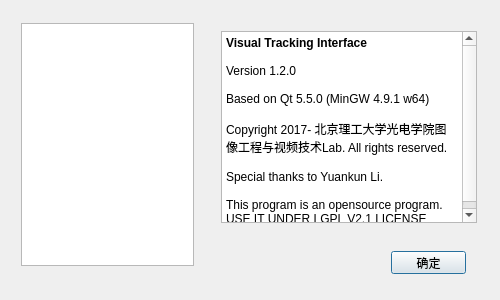
<?xml version="1.0" encoding="UTF-8"?>
<ui version="4.0">
 <class>AboutDialog</class>
 <widget class="QDialog" name="AboutDialog">
  <property name="geometry">
   <rect>
    <x>0</x>
    <y>0</y>
    <width>500</width>
    <height>300</height>
   </rect>
  </property>
  <property name="sizePolicy">
   <sizepolicy hsizetype="Fixed" vsizetype="Fixed">
    <horstretch>0</horstretch>
    <verstretch>0</verstretch>
   </sizepolicy>
  </property>
  <property name="minimumSize">
   <size>
    <width>500</width>
    <height>300</height>
   </size>
  </property>
  <property name="maximumSize">
   <size>
    <width>500</width>
    <height>300</height>
   </size>
  </property>
  <property name="windowTitle">
   <string>关于目标跟踪调研系统</string>
  </property>
  <property name="autoFillBackground">
   <bool>true</bool>
  </property>
  <layout class="QGridLayout" name="gridLayout_2">
   <item row="0" column="0">
    <widget class="QWidget" name="widget" native="true">
     <property name="autoFillBackground">
      <bool>true</bool>
     </property>
     <widget class="QPushButton" name="pushButton">
      <property name="geometry">
       <rect>
        <x>380</x>
        <y>240</y>
        <width>75</width>
        <height>23</height>
       </rect>
      </property>
      <property name="text">
       <string>确定</string>
      </property>
     </widget>
     <widget class="QTextEdit" name="textEdit">
      <property name="geometry">
       <rect>
        <x>210</x>
        <y>20</y>
        <width>256</width>
        <height>192</height>
       </rect>
      </property>
      <property name="documentTitle">
       <string>hello</string>
      </property>
      <property name="readOnly">
       <bool>true</bool>
      </property>
      <property name="html">
       <string>&lt;!DOCTYPE HTML PUBLIC &quot;-//W3C//DTD HTML 4.0//EN&quot; &quot;http://www.w3.org/TR/REC-html40/strict.dtd&quot;&gt;
&lt;html&gt;&lt;head&gt;&lt;meta name=&quot;qrichtext&quot; content=&quot;1&quot; /&gt;&lt;title&gt;hello&lt;/title&gt;&lt;style type=&quot;text/css&quot;&gt;
p, li { white-space: pre-wrap; }
&lt;/style&gt;&lt;/head&gt;&lt;body style=&quot; font-family:'SimSun'; font-size:9pt; font-weight:400; font-style:normal;&quot;&gt;
&lt;p style=&quot; margin-top:0px; margin-bottom:0px; margin-left:0px; margin-right:0px; -qt-block-indent:0; text-indent:0px;&quot;&gt;&lt;span style=&quot; font-weight:600;&quot;&gt;Visual Tracking Interface &lt;/span&gt;&lt;/p&gt;
&lt;p style=&quot;-qt-paragraph-type:empty; margin-top:0px; margin-bottom:0px; margin-left:0px; margin-right:0px; -qt-block-indent:0; text-indent:0px; font-weight:600;&quot;&gt;&lt;br /&gt;&lt;/p&gt;
&lt;p style=&quot; margin-top:0px; margin-bottom:0px; margin-left:0px; margin-right:0px; -qt-block-indent:0; text-indent:0px;&quot;&gt;Version 1.2.0&lt;/p&gt;
&lt;p style=&quot;-qt-paragraph-type:empty; margin-top:0px; margin-bottom:0px; margin-left:0px; margin-right:0px; -qt-block-indent:0; text-indent:0px; font-weight:600;&quot;&gt;&lt;br /&gt;&lt;/p&gt;
&lt;p style=&quot; margin-top:0px; margin-bottom:0px; margin-left:0px; margin-right:0px; -qt-block-indent:0; text-indent:0px;&quot;&gt;Based on Qt 5.5.0 (MinGW 4.9.1 w64)&lt;/p&gt;
&lt;p style=&quot;-qt-paragraph-type:empty; margin-top:0px; margin-bottom:0px; margin-left:0px; margin-right:0px; -qt-block-indent:0; text-indent:0px;&quot;&gt;&lt;br /&gt;&lt;/p&gt;
&lt;p style=&quot; margin-top:0px; margin-bottom:0px; margin-left:0px; margin-right:0px; -qt-block-indent:0; text-indent:0px;&quot;&gt;Copyright 2017- 北京理工大学光电学院图像工程与视频技术Lab. All rights reserved.&lt;/p&gt;
&lt;p style=&quot;-qt-paragraph-type:empty; margin-top:0px; margin-bottom:0px; margin-left:0px; margin-right:0px; -qt-block-indent:0; text-indent:0px;&quot;&gt;&lt;br /&gt;&lt;/p&gt;
&lt;p style=&quot; margin-top:0px; margin-bottom:0px; margin-left:0px; margin-right:0px; -qt-block-indent:0; text-indent:0px;&quot;&gt;Special thanks to Yuankun Li.&lt;/p&gt;
&lt;p style=&quot;-qt-paragraph-type:empty; margin-top:0px; margin-bottom:0px; margin-left:0px; margin-right:0px; -qt-block-indent:0; text-indent:0px;&quot;&gt;&lt;br /&gt;&lt;/p&gt;
&lt;p style=&quot; margin-top:0px; margin-bottom:0px; margin-left:0px; margin-right:0px; -qt-block-indent:0; text-indent:0px;&quot;&gt;This program is an opensource program. USE IT UNDER LGPL V2.1 LICENSE&lt;/p&gt;&lt;/body&gt;&lt;/html&gt;</string>
      </property>
     </widget>
     <widget class="QGraphicsView" name="graphicsView">
      <property name="geometry">
       <rect>
        <x>10</x>
        <y>12</y>
        <width>173</width>
        <height>243</height>
       </rect>
      </property>
     </widget>
    </widget>
   </item>
  </layout>
 </widget>
 <resources/>
 <connections/>
</ui>
